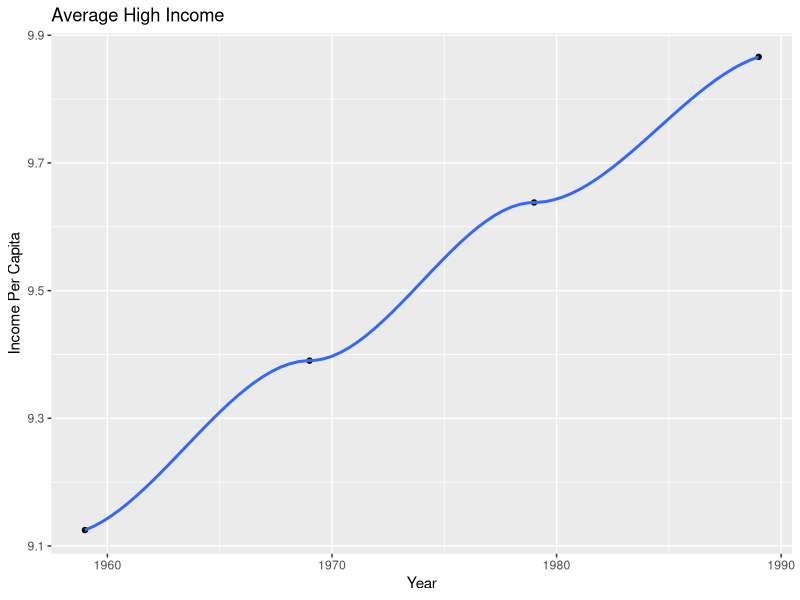
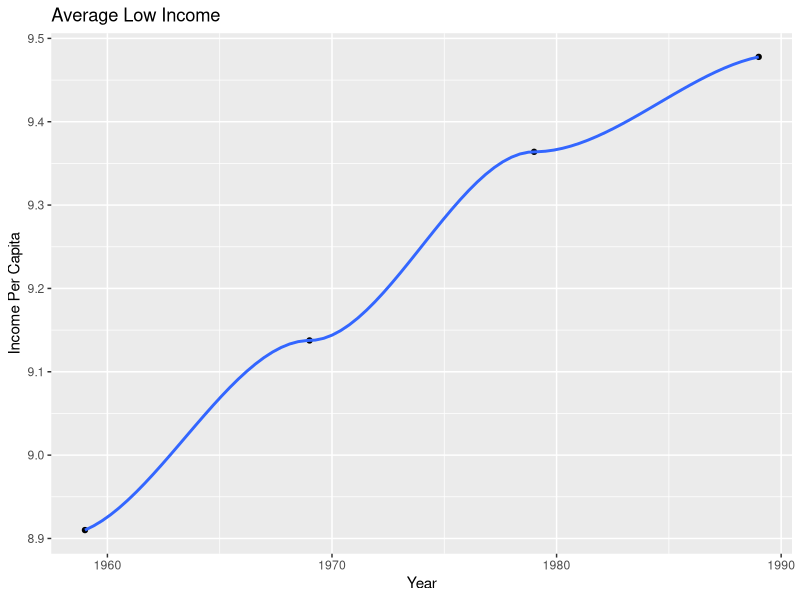

Write R code to recreate these figures, in order. (Note: this script raises an error after producing the figures.)
# Data Source: 
# https://www2.census.gov/programs-surveys/decennial/tables/time-series/historical-income-counties/county3.csv



install.packages("tidyverse")
library(tidyverse)
install.packages("dplyr")
install.packages("ggplot2")
library("ggplot2")
library("dplyr")

setwd('/Users/JonahTuckman/Desktop/Economics/Economics-Data-Exploration/GroupProject/')

# Data of Per Capita Income by County in 1959, 1969, 1979, 1989 pulled from census.gov
data <- read.csv('county3.csv')

# Data of California Data as we will be looking into California counties pre and post 1984 (Macintosh release)
CaliData <- subset(data, grepl('CA',State.and.County))
# Saved Dataset
write.csv(CaliData, "CaliData.csv")


# Bay Area/ High tech
### SanFran, San Mateo, Santaclara, Alameda, Contracosta, Solano, Napa, Sonoma, Marin
### LA County, Orange, San Diego

## Low Tech
### Others


toMatch <- c("San Francisco" , "San Mateo" , "Santa Clara" , "Alameda" , "Contra Costa" , "Solano" ,
             "Napa" , "Sonoma" , "Marin", "Los Angeles", "Orange County", "San Diego")
CaliHighIncome <- data.frame(CaliData)
CaliHighIncome <- subset(CaliHighIncome, grepl(paste(toMatch, collapse="|"), State.and.County))

CaliLowIncome <- data.frame(CaliData)
CaliLowIncome <- subset(CaliLowIncome, !grepl(paste(toMatch, collapse="|"), State.and.County))

## Replace the commas in the numbers to avoid importation as factor 
replaceCommas<-function(X){
  X<-as.numeric(gsub("\\,", "", X))
}

#replacement. Must do this indivudally to keep the commas in the state and county
# commenting after doing and realizing we are deleting that column in a moment so not needed...
CaliLowIncome$X1959 <- replaceCommas(CaliLowIncome$X1959)
CaliLowIncome$X1969 <- replaceCommas(CaliLowIncome$X1969)
CaliLowIncome$X1979 <- replaceCommas(CaliLowIncome$X1979)
CaliLowIncome$X1989 <- replaceCommas(CaliLowIncome$X1989)
CaliLowIncome$State.and.County <- NULL

write.csv(CaliLowIncome, "CaliLowIncome.csv")

## Removal of high income commas
CaliHighIncome$State.and.County <- NULL
CaliHighIncome$X1959 <- replaceCommas(CaliHighIncome$X1959)
CaliHighIncome$X1969 <- replaceCommas(CaliHighIncome$X1969)
CaliHighIncome$X1979 <- replaceCommas(CaliHighIncome$X1979)
CaliHighIncome$X1989 <- replaceCommas(CaliHighIncome$X1989)

write.csv(CaliHighIncome, "CaliHighTech2.csv")
### Removed Commas from numbers here to avoid importation as type factor
### Opened in text file, deleted commas, reopened in numbers and saved as CaliHighTech2.csv


CaliHighIncome$X <- NULL ## Adds X column of index from original list. Not needed
CaliHighIncome$State.and.County <- NULL ## No names (categorical variables suck to deal with)
summary(CaliHighIncome) # Checking out data

## Checking that everything is going well.
sapply(CaliHighIncome, class) ## Shows breakdown of columns by type


all(duplicated(CaliHighIncome$X1979)[-1L]) ## Test for constant vector
# Returns false which is good 


#### HIGH Income #### 

# Means of each year
averageHighIncome59 = mean(CaliHighIncome$X1959, na.rm = TRUE)
averageHighIncome69 = mean(CaliHighIncome$X1969, na.rm = TRUE)
averageHighIncome79 = mean(CaliHighIncome$X1979, na.rm = TRUE)
averageHighIncome89 = mean(CaliHighIncome$X1989, na.rm = TRUE)

#Standard deviation of each year
StandardDevHigh59 <- sd(CaliHighIncome$X1959, na.rm = TRUE)
StandardDevHigh69 <- sd(CaliHighIncome$X1969, na.rm = TRUE)
StandardDevHigh79 <- sd(CaliHighIncome$X1979, na.rm = TRUE)
StandardDevHigh89 <- sd(CaliHighIncome$X1989, na.rm = TRUE)


#### LOW Income #### 

# Means of each year
averageLowIncome59 = mean(CaliLowIncome$X1959, na.rm = TRUE)
averageLowIncome69 = mean(CaliLowIncome$X1969, na.rm = TRUE)
averageLowIncome79 = mean(CaliLowIncome$X1979, na.rm = TRUE)
averageLowIncome89 = mean(CaliLowIncome$X1989, na.rm = TRUE)

#Standard deviation of each year
StandardDevLow59 <- sd(CaliLowIncome$X1959, na.rm = TRUE)
StandardDevLow69 <- sd(CaliLowIncome$X1969, na.rm = TRUE)
StandardDevLow79 <- sd(CaliLowIncome$X1979, na.rm = TRUE)
StandardDevLow89 <- sd(CaliLowIncome$X1989, na.rm = TRUE)


# Visual Tabling
table59 <- table(averageHighIncome59, averageLowIncome59)
table59

table69 <- table(averageHighIncome69, averageLowIncome69)
table69

table79 <- table(averageHighIncome79, averageLowIncome79)
table79

table89 <- table(averageHighIncome89, averageLowIncome89)
table89


# Data to be used for plotting. Year vs Average in High vs Low Income
avgHigh <- data.frame("Year" = c(1959, 1969, 1979, 1989), "Average GDP Per Capita" = c(averageHighIncome59, averageHighIncome69, averageHighIncome79, averageHighIncome89))
avgLow <- data.frame("Year" = c(1959, 1969, 1979, 1989), "Average GDP Per Capita" = c(averageLowIncome59, averageLowIncome69, averageLowIncome79, averageLowIncome89))

##### Plotting High Income
XHigh <- avgHigh$Year
YHigh <- log(avgHigh$Average.GDP.Per.Capita)

plotAvgHigh <- ggplot(data = avgHigh, mapping = aes(x = XHigh,y = YHigh)) + geom_point() + geom_smooth()
plotAvgHigh + ggtitle("Average High Income") + xlab("Year") + ylab("Income Per Capita")

##### Plotting Low Income
XLow <- avgLow$Year
YLow <- log(avgLow$Average.GDP.Per.Capita)

plotAvgLow <- ggplot(data = avgLow, mapping = aes(x = XLow,y = YLow)) + geom_point() + geom_smooth()
plotAvgLow + ggtitle("Average Low Income") + xlab("Year") + ylab("Income Per Capita")


#Combine a dataset
Combined <- data.frame("Year" = c(1959, 1969, 1979, 1989),
                       "High" = c(averageHighIncome59, averageHighIncome69, averageHighIncome79, averageHighIncome89),
                       "Low" = c(averageLowIncome59, averageLowIncome69, averageLowIncome79, averageLowIncome89)
                       )

##### Combined Plot
combined <- ggarrange()



plotCombined <- ggplot(data = Combined, aes(x = Year, y = High,
                                                   color = Combined$Low,
                                                   shape = Combined$Low)) + geom_point() + geom_smooth()
plotCombined + ggtitle("Combined Plot") + xlab("Year") + ylab("GDP Per Capita")
dev.copy(png, "Combined.png")
dev.off()
